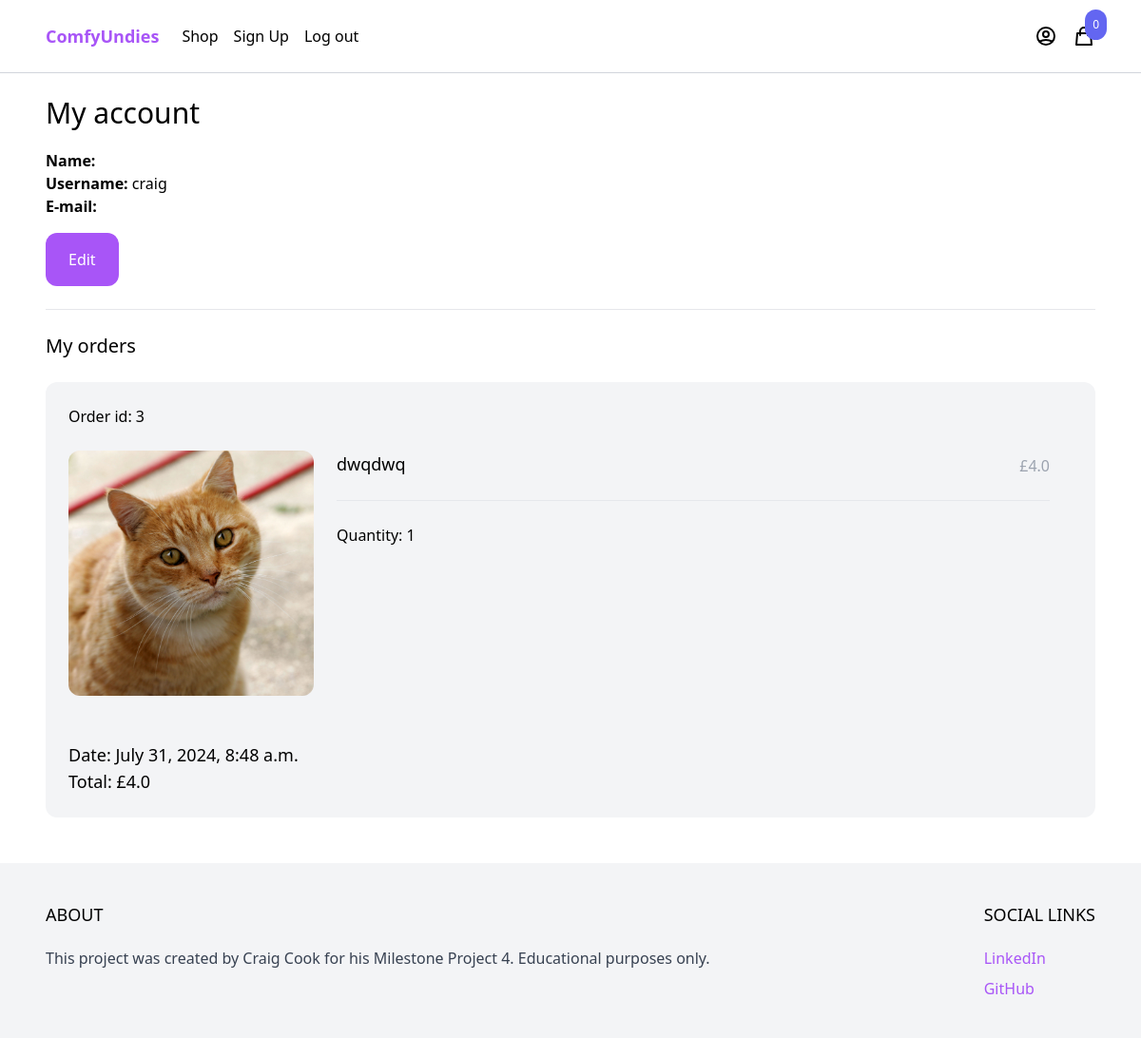
The app's page /myaccount/ (signed in), older data.
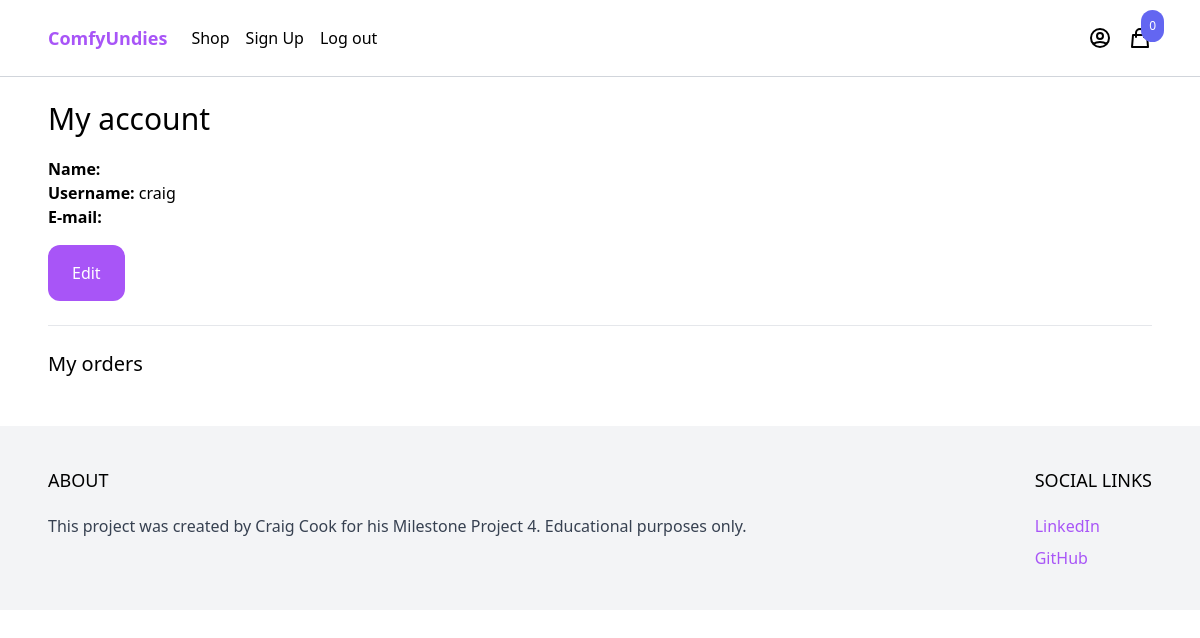
The same page, newer data.
### order/models.py (models this page shows)
class Order(models.Model):
    ORDERED = 'ordered'
    SHIPPED = 'shipped'
    STATUS_CHOICES = (
        (ORDERED, 'Ordered'),
        (SHIPPED, 'Shipped')
    )
    user = models.ForeignKey(User, related_name='orders', blank=True, null=True, on_delete=models.CASCADE)
    first_name = models.CharField(max_length=255)
    last_name = models.CharField(max_length=255)
    email = models.CharField(max_length=255)
    address = models.CharField(max_length=255)
    postcode = models.CharField(max_length=255)
    phone = models.CharField(max_length=255)
    payment_intent = models.CharField(max_length=255, null=True, blank=True)  # Add this line
    created_at = models.DateTimeField(auto_now_add=True)
    paid = models.BooleanField(default=False)
    paid_amount = models.IntegerField(blank=True, null=True)
    status = models.CharField(max_length=20, choices=STATUS_CHOICES, default=ORDERED)
    class Meta:
        ordering = ('-created_at',)
    def get_total_price(self):
        if self.paid_amount:
            return self.paid_amount / 100
        return 0

class OrderItem(models.Model):
    order = models.ForeignKey(Order, related_name='items', on_delete=models.CASCADE)
    product = models.ForeignKey(Product, related_name='items', on_delete=models.CASCADE)
    price = models.IntegerField()
    quantity = models.IntegerField(default=1)
    payment_intent = models.CharField(max_length=255, null=True, blank=True)
    created_at = models.DateTimeField(auto_now_add=True)  # Add this line
    updated_at = models.DateTimeField(auto_now=True)
    def get_total_price(self):
        return self.price / 100

### product/models.py (models this page shows, shortened)
class Product(models.Model):
    category = models.ForeignKey(Category, related_name='products', on_delete=models.CASCADE)
    name = models.CharField(max_length=255)
    slug = models.SlugField(max_length=255, unique=True)
    description = models.TextField(blank=True, null=True)
    price = models.IntegerField()
    created_at = models.DateTimeField(auto_now_add=True)
    image = models.ImageField(upload_to='uploads/', blank=True, null=True)
    thumbnail = models.ImageField(upload_to='uploads/', blank=True, null=True)
    class Meta:
        ordering = ('-created_at',)
    def get_thumbnail(self):
        if self.thumbnail:
            return self.thumbnail.url

### core/views.py (the view)
# urls.py: path('myaccount/', myaccount, name='myaccount'),
@login_required
def myaccount(request):
    return render(request, 'core/myaccount.html')

### cart/cart.py (called while the page is built)
    def __len__(self):
        return sum(item['quantity'] for item in self.cart.values())

### cart/context_processors.py (called while the page is built)
def cart(request):
    return {'cart': Cart(request)}

### core/templates/core/myaccount.html (shortened to what this page needs)
{% extends 'core/base.html' %}
{% block content %}
<div class="max-w-6xl mx-auto p-6">
    <h1 class="mb-5 text-3xl">My account</h1>
    <div class="mb-6">
        <strong>Name: </strong>{{ request.user.get_full_name }}<br>
        <strong>Username: </strong>{{ request.user.username }}<br>
        <strong>E-mail: </strong>{{ request.user.email }}<br>
        <a href="{% url 'edit_myaccount' %}" class="inline-block mt-4 py-4 px-6 rounded-xl text-white bg-purple-500">Edit</a>
    </div>
    <hr>
    <h2 class="my-6 text-xl">My orders</h2>
    {% for order in request.user.orders.all %}
        <div class="w-full mb-6 p-6 flex flex-wrap bg-gray-100 rounded-xl">
            <div class="mb-6 flex justify-between">
                <a href="#">Order id: {{ order.id }}</a>
            </div>
            <div class="mb-6 w-full">
                {% for item in order.items.all %}
                    <div class="product mb-6 flex pr-6">
                        <a href="#" class="w-1/4">
                            <img class="hover:shadow-lg rounded-xl" src="{{ item.product.get_thumbnail }}">
                        </a>
                        <div class="w-3/4 pl-6">
                            <div class="flex justify-between">
                                <a href="#" class="text-lg">{{ item.product.name }}</a>
                                <p class="mb-6 pt-1 text-gray-400">£{{ item.get_total_price }}</p>
                            </div>
                            <hr>
                            <div class="mt-6">
                                Quantity: {{ item.quantity }}
                            </div>
                        </div>
                    </div>
                {% endfor %}
            </div>
            <div>
                <p class="text-lg">Date: {{ order.created_at }}</p>
                <p class="text-lg">Total: £{{ order.get_total_price }}</p>
            </div>
        </div>
    {% endfor %}
</div>
{% endblock %}

Row changes from the older to the newer data that the page shows:
removed Order: id "3", created_at "July 31, 2024, 8:48 a.m.", get_total_price "4.0"
removed OrderItem: product.get_thumbnail (picture), product.name "dwqdwq", get_total_price "4.0", quantity "1"
